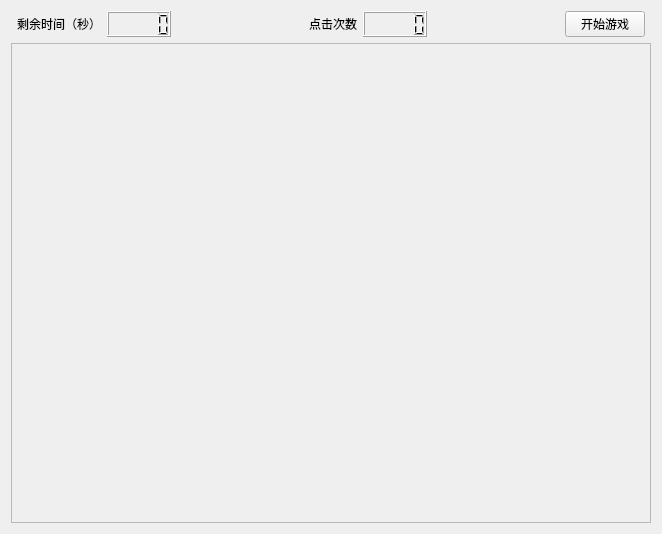
<?xml version="1.0" encoding="UTF-8"?>
<ui version="4.0">
 <class>ClickMe</class>
 <widget class="QWidget" name="ClickMe">
  <property name="geometry">
   <rect>
    <x>0</x>
    <y>0</y>
    <width>438</width>
    <height>256</height>
   </rect>
  </property>
  <property name="windowTitle">
   <string>ClickMe</string>
  </property>
  <layout class="QVBoxLayout" name="verticalLayout">
   <item>
    <layout class="QHBoxLayout" name="horizontalLayout">
     <property name="leftMargin">
      <number>6</number>
     </property>
     <property name="rightMargin">
      <number>6</number>
     </property>
     <item>
      <widget class="QLabel" name="secondLabel">
       <property name="text">
        <string>剩余时间（秒）</string>
       </property>
      </widget>
     </item>
     <item>
      <widget class="QLCDNumber" name="secondLcdNumber"/>
     </item>
     <item>
      <spacer name="horizontalSpacer">
       <property name="orientation">
        <enum>Qt::Horizontal</enum>
       </property>
       <property name="sizeHint" stdset="0">
        <size>
         <width>40</width>
         <height>20</height>
        </size>
       </property>
      </spacer>
     </item>
     <item>
      <widget class="QLabel" name="timersLabel">
       <property name="text">
        <string>点击次数</string>
       </property>
      </widget>
     </item>
     <item>
      <widget class="QLCDNumber" name="timersLcdNumber"/>
     </item>
     <item>
      <spacer name="horizontalSpacer_2">
       <property name="orientation">
        <enum>Qt::Horizontal</enum>
       </property>
       <property name="sizeHint" stdset="0">
        <size>
         <width>40</width>
         <height>20</height>
        </size>
       </property>
      </spacer>
     </item>
     <item>
      <widget class="QPushButton" name="startPushButton">
       <property name="text">
        <string>开始游戏</string>
       </property>
      </widget>
     </item>
    </layout>
   </item>
   <item>
    <widget class="QFrame" name="frame">
     <property name="sizePolicy">
      <sizepolicy hsizetype="MinimumExpanding" vsizetype="MinimumExpanding">
       <horstretch>0</horstretch>
       <verstretch>0</verstretch>
      </sizepolicy>
     </property>
     <property name="minimumSize">
      <size>
       <width>640</width>
       <height>480</height>
      </size>
     </property>
     <property name="maximumSize">
      <size>
       <width>640</width>
       <height>480</height>
      </size>
     </property>
     <property name="frameShape">
      <enum>QFrame::StyledPanel</enum>
     </property>
     <property name="frameShadow">
      <enum>QFrame::Raised</enum>
     </property>
    </widget>
   </item>
  </layout>
 </widget>
 <layoutdefault spacing="6" margin="11"/>
 <resources/>
 <connections/>
</ui>
